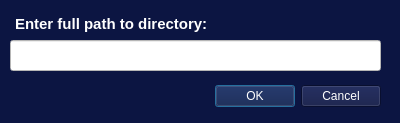
<?xml version="1.0" encoding="UTF-8"?>
<ui version="4.0">
 <class>AddDirectoryToWhitelistDialog</class>
 <widget class="QDialog" name="AddDirectoryToWhitelistDialog">
  <property name="geometry">
   <rect>
    <x>0</x>
    <y>0</y>
    <width>400</width>
    <height>123</height>
   </rect>
  </property>
  <property name="palette">
   <palette>
    <active>
     <colorrole role="WindowText">
      <brush brushstyle="SolidPattern">
       <color alpha="255">
        <red>255</red>
        <green>255</green>
        <blue>255</blue>
       </color>
      </brush>
     </colorrole>
     <colorrole role="Button">
      <brush brushstyle="SolidPattern">
       <color alpha="255">
        <red>12</red>
        <green>21</green>
        <blue>66</blue>
       </color>
      </brush>
     </colorrole>
     <colorrole role="Light">
      <brush brushstyle="SolidPattern">
       <color alpha="255">
        <red>18</red>
        <green>31</green>
        <blue>99</blue>
       </color>
      </brush>
     </colorrole>
     <colorrole role="Midlight">
      <brush brushstyle="SolidPattern">
       <color alpha="255">
        <red>15</red>
        <green>26</green>
        <blue>82</blue>
       </color>
      </brush>
     </colorrole>
     <colorrole role="Dark">
      <brush brushstyle="SolidPattern">
       <color alpha="255">
        <red>6</red>
        <green>10</green>
        <blue>33</blue>
       </color>
      </brush>
     </colorrole>
     <colorrole role="Mid">
      <brush brushstyle="SolidPattern">
       <color alpha="255">
        <red>8</red>
        <green>14</green>
        <blue>44</blue>
       </color>
      </brush>
     </colorrole>
     <colorrole role="Text">
      <brush brushstyle="SolidPattern">
       <color alpha="255">
        <red>255</red>
        <green>255</green>
        <blue>255</blue>
       </color>
      </brush>
     </colorrole>
     <colorrole role="BrightText">
      <brush brushstyle="SolidPattern">
       <color alpha="255">
        <red>255</red>
        <green>255</green>
        <blue>255</blue>
       </color>
      </brush>
     </colorrole>
     <colorrole role="ButtonText">
      <brush brushstyle="SolidPattern">
       <color alpha="255">
        <red>255</red>
        <green>255</green>
        <blue>255</blue>
       </color>
      </brush>
     </colorrole>
     <colorrole role="Base">
      <brush brushstyle="SolidPattern">
       <color alpha="255">
        <red>0</red>
        <green>0</green>
        <blue>0</blue>
       </color>
      </brush>
     </colorrole>
     <colorrole role="Window">
      <brush brushstyle="SolidPattern">
       <color alpha="255">
        <red>12</red>
        <green>21</green>
        <blue>66</blue>
       </color>
      </brush>
     </colorrole>
     <colorrole role="Shadow">
      <brush brushstyle="SolidPattern">
       <color alpha="255">
        <red>0</red>
        <green>0</green>
        <blue>0</blue>
       </color>
      </brush>
     </colorrole>
     <colorrole role="AlternateBase">
      <brush brushstyle="SolidPattern">
       <color alpha="255">
        <red>6</red>
        <green>10</green>
        <blue>33</blue>
       </color>
      </brush>
     </colorrole>
     <colorrole role="ToolTipBase">
      <brush brushstyle="SolidPattern">
       <color alpha="255">
        <red>255</red>
        <green>255</green>
        <blue>220</blue>
       </color>
      </brush>
     </colorrole>
     <colorrole role="ToolTipText">
      <brush brushstyle="SolidPattern">
       <color alpha="255">
        <red>0</red>
        <green>0</green>
        <blue>0</blue>
       </color>
      </brush>
     </colorrole>
     <colorrole role="PlaceholderText">
      <brush brushstyle="SolidPattern">
       <color alpha="127">
        <red>255</red>
        <green>255</green>
        <blue>255</blue>
       </color>
      </brush>
     </colorrole>
     <colorrole role="Accent">
      <brush brushstyle="SolidPattern">
       <color alpha="255">
        <red>0</red>
        <green>0</green>
        <blue>0</blue>
       </color>
      </brush>
     </colorrole>
    </active>
    <inactive>
     <colorrole role="WindowText">
      <brush brushstyle="SolidPattern">
       <color alpha="255">
        <red>255</red>
        <green>255</green>
        <blue>255</blue>
       </color>
      </brush>
     </colorrole>
     <colorrole role="Button">
      <brush brushstyle="SolidPattern">
       <color alpha="255">
        <red>12</red>
        <green>21</green>
        <blue>66</blue>
       </color>
      </brush>
     </colorrole>
     <colorrole role="Light">
      <brush brushstyle="SolidPattern">
       <color alpha="255">
        <red>18</red>
        <green>31</green>
        <blue>99</blue>
       </color>
      </brush>
     </colorrole>
     <colorrole role="Midlight">
      <brush brushstyle="SolidPattern">
       <color alpha="255">
        <red>15</red>
        <green>26</green>
        <blue>82</blue>
       </color>
      </brush>
     </colorrole>
     <colorrole role="Dark">
      <brush brushstyle="SolidPattern">
       <color alpha="255">
        <red>6</red>
        <green>10</green>
        <blue>33</blue>
       </color>
      </brush>
     </colorrole>
     <colorrole role="Mid">
      <brush brushstyle="SolidPattern">
       <color alpha="255">
        <red>8</red>
        <green>14</green>
        <blue>44</blue>
       </color>
      </brush>
     </colorrole>
     <colorrole role="Text">
      <brush brushstyle="SolidPattern">
       <color alpha="255">
        <red>255</red>
        <green>255</green>
        <blue>255</blue>
       </color>
      </brush>
     </colorrole>
     <colorrole role="BrightText">
      <brush brushstyle="SolidPattern">
       <color alpha="255">
        <red>255</red>
        <green>255</green>
        <blue>255</blue>
       </color>
      </brush>
     </colorrole>
     <colorrole role="ButtonText">
      <brush brushstyle="SolidPattern">
       <color alpha="255">
        <red>255</red>
        <green>255</green>
        <blue>255</blue>
       </color>
      </brush>
     </colorrole>
     <colorrole role="Base">
      <brush brushstyle="SolidPattern">
       <color alpha="255">
        <red>0</red>
        <green>0</green>
        <blue>0</blue>
       </color>
      </brush>
     </colorrole>
     <colorrole role="Window">
      <brush brushstyle="SolidPattern">
       <color alpha="255">
        <red>12</red>
        <green>21</green>
        <blue>66</blue>
       </color>
      </brush>
     </colorrole>
     <colorrole role="Shadow">
      <brush brushstyle="SolidPattern">
       <color alpha="255">
        <red>0</red>
        <green>0</green>
        <blue>0</blue>
       </color>
      </brush>
     </colorrole>
     <colorrole role="AlternateBase">
      <brush brushstyle="SolidPattern">
       <color alpha="255">
        <red>6</red>
        <green>10</green>
        <blue>33</blue>
       </color>
      </brush>
     </colorrole>
     <colorrole role="ToolTipBase">
      <brush brushstyle="SolidPattern">
       <color alpha="255">
        <red>255</red>
        <green>255</green>
        <blue>220</blue>
       </color>
      </brush>
     </colorrole>
     <colorrole role="ToolTipText">
      <brush brushstyle="SolidPattern">
       <color alpha="255">
        <red>0</red>
        <green>0</green>
        <blue>0</blue>
       </color>
      </brush>
     </colorrole>
     <colorrole role="PlaceholderText">
      <brush brushstyle="SolidPattern">
       <color alpha="127">
        <red>255</red>
        <green>255</green>
        <blue>255</blue>
       </color>
      </brush>
     </colorrole>
     <colorrole role="Accent">
      <brush brushstyle="SolidPattern">
       <color alpha="255">
        <red>0</red>
        <green>0</green>
        <blue>0</blue>
       </color>
      </brush>
     </colorrole>
    </inactive>
    <disabled>
     <colorrole role="WindowText">
      <brush brushstyle="SolidPattern">
       <color alpha="255">
        <red>6</red>
        <green>10</green>
        <blue>33</blue>
       </color>
      </brush>
     </colorrole>
     <colorrole role="Button">
      <brush brushstyle="SolidPattern">
       <color alpha="255">
        <red>12</red>
        <green>21</green>
        <blue>66</blue>
       </color>
      </brush>
     </colorrole>
     <colorrole role="Light">
      <brush brushstyle="SolidPattern">
       <color alpha="255">
        <red>18</red>
        <green>31</green>
        <blue>99</blue>
       </color>
      </brush>
     </colorrole>
     <colorrole role="Midlight">
      <brush brushstyle="SolidPattern">
       <color alpha="255">
        <red>15</red>
        <green>26</green>
        <blue>82</blue>
       </color>
      </brush>
     </colorrole>
     <colorrole role="Dark">
      <brush brushstyle="SolidPattern">
       <color alpha="255">
        <red>6</red>
        <green>10</green>
        <blue>33</blue>
       </color>
      </brush>
     </colorrole>
     <colorrole role="Mid">
      <brush brushstyle="SolidPattern">
       <color alpha="255">
        <red>8</red>
        <green>14</green>
        <blue>44</blue>
       </color>
      </brush>
     </colorrole>
     <colorrole role="Text">
      <brush brushstyle="SolidPattern">
       <color alpha="255">
        <red>6</red>
        <green>10</green>
        <blue>33</blue>
       </color>
      </brush>
     </colorrole>
     <colorrole role="BrightText">
      <brush brushstyle="SolidPattern">
       <color alpha="255">
        <red>255</red>
        <green>255</green>
        <blue>255</blue>
       </color>
      </brush>
     </colorrole>
     <colorrole role="ButtonText">
      <brush brushstyle="SolidPattern">
       <color alpha="255">
        <red>6</red>
        <green>10</green>
        <blue>33</blue>
       </color>
      </brush>
     </colorrole>
     <colorrole role="Base">
      <brush brushstyle="SolidPattern">
       <color alpha="255">
        <red>12</red>
        <green>21</green>
        <blue>66</blue>
       </color>
      </brush>
     </colorrole>
     <colorrole role="Window">
      <brush brushstyle="SolidPattern">
       <color alpha="255">
        <red>12</red>
        <green>21</green>
        <blue>66</blue>
       </color>
      </brush>
     </colorrole>
     <colorrole role="Shadow">
      <brush brushstyle="SolidPattern">
       <color alpha="255">
        <red>0</red>
        <green>0</green>
        <blue>0</blue>
       </color>
      </brush>
     </colorrole>
     <colorrole role="AlternateBase">
      <brush brushstyle="SolidPattern">
       <color alpha="255">
        <red>12</red>
        <green>21</green>
        <blue>66</blue>
       </color>
      </brush>
     </colorrole>
     <colorrole role="ToolTipBase">
      <brush brushstyle="SolidPattern">
       <color alpha="255">
        <red>255</red>
        <green>255</green>
        <blue>220</blue>
       </color>
      </brush>
     </colorrole>
     <colorrole role="ToolTipText">
      <brush brushstyle="SolidPattern">
       <color alpha="255">
        <red>0</red>
        <green>0</green>
        <blue>0</blue>
       </color>
      </brush>
     </colorrole>
     <colorrole role="PlaceholderText">
      <brush brushstyle="SolidPattern">
       <color alpha="127">
        <red>6</red>
        <green>10</green>
        <blue>33</blue>
       </color>
      </brush>
     </colorrole>
     <colorrole role="Accent">
      <brush brushstyle="SolidPattern">
       <color alpha="255">
        <red>8</red>
        <green>15</green>
        <blue>47</blue>
       </color>
      </brush>
     </colorrole>
    </disabled>
   </palette>
  </property>
  <property name="windowTitle">
   <string>Allowlist Directory</string>
  </property>
  <widget class="QDialogButtonBox" name="whitelistDirectoryButtons">
   <property name="geometry">
    <rect>
     <x>40</x>
     <y>80</y>
     <width>341</width>
     <height>32</height>
    </rect>
   </property>
   <property name="orientation">
    <enum>Qt::Orientation::Horizontal</enum>
   </property>
   <property name="standardButtons">
    <set>QDialogButtonBox::StandardButton::Cancel|QDialogButtonBox::StandardButton::Ok</set>
   </property>
  </widget>
  <widget class="QTextBrowser" name="directoryPathTitle">
   <property name="geometry">
    <rect>
     <x>10</x>
     <y>10</y>
     <width>311</width>
     <height>31</height>
    </rect>
   </property>
   <property name="styleSheet">
    <string notr="true">background:transparent;</string>
   </property>
   <property name="html">
    <string>&lt;!DOCTYPE HTML PUBLIC &quot;-//W3C//DTD HTML 4.0//EN&quot; &quot;http://www.w3.org/TR/REC-html40/strict.dtd&quot;&gt;
&lt;html&gt;&lt;head&gt;&lt;meta name=&quot;qrichtext&quot; content=&quot;1&quot; /&gt;&lt;meta charset=&quot;utf-8&quot; /&gt;&lt;style type=&quot;text/css&quot;&gt;
p, li { white-space: pre-wrap; }
hr { height: 1px; border-width: 0; }
li.unchecked::marker { content: &quot;\2610&quot;; }
li.checked::marker { content: &quot;\2612&quot;; }
&lt;/style&gt;&lt;/head&gt;&lt;body style=&quot; font-family:'Ubuntu Sans'; font-size:11pt; font-weight:400; font-style:normal;&quot;&gt;
&lt;p style=&quot; margin-top:0px; margin-bottom:0px; margin-left:0px; margin-right:0px; -qt-block-indent:0; text-indent:0px;&quot;&gt;&lt;span style=&quot; font-weight:700; color:#ffffff;&quot;&gt;Enter full path to directory:&lt;/span&gt;&lt;/p&gt;&lt;/body&gt;&lt;/html&gt;</string>
   </property>
  </widget>
  <widget class="QLineEdit" name="directoryPath">
   <property name="geometry">
    <rect>
     <x>10</x>
     <y>40</y>
     <width>371</width>
     <height>31</height>
    </rect>
   </property>
   <property name="styleSheet">
    <string notr="true">background:white</string>
   </property>
  </widget>
 </widget>
 <resources/>
 <connections>
  <connection>
   <sender>whitelistDirectoryButtons</sender>
   <signal>accepted()</signal>
   <receiver>AddDirectoryToWhitelistDialog</receiver>
   <slot>accept()</slot>
   <hints>
    <hint type="sourcelabel">
     <x>248</x>
     <y>254</y>
    </hint>
    <hint type="destinationlabel">
     <x>157</x>
     <y>274</y>
    </hint>
   </hints>
  </connection>
  <connection>
   <sender>whitelistDirectoryButtons</sender>
   <signal>rejected()</signal>
   <receiver>AddDirectoryToWhitelistDialog</receiver>
   <slot>reject()</slot>
   <hints>
    <hint type="sourcelabel">
     <x>316</x>
     <y>260</y>
    </hint>
    <hint type="destinationlabel">
     <x>286</x>
     <y>274</y>
    </hint>
   </hints>
  </connection>
 </connections>
</ui>
